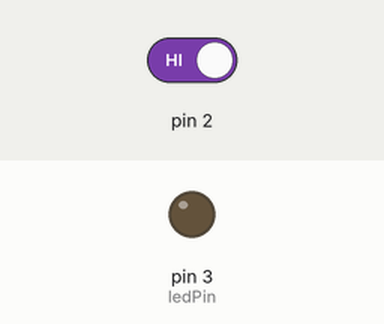
The sketch below on a simulated Arduino Uno, built with avr-gcc and run on an emulated ATmega328P. On the bench: output pins drawn as LEDs (lit = HIGH). The inputs (shaded band) are chosen by the test bench; at power-on: pin 2 HIGH.

Above: at 4.7 s.
4.8 s: pin 2 driven LOW
Timing chart, 0 to 7.8 s (numbered marks = the images above; inputs shaded):
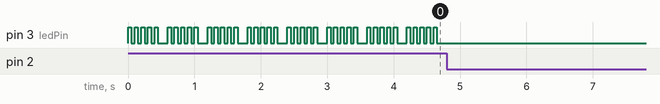

Measured:
- after the input at 4.8 s, pin 3 (ledPin): stops changing and stays LOW
- by itself, pin 3 (ledPin): repeats every 0.60 s: 4 × (LOW 0.05 s, HIGH 0.05 s), LOW 0.15 s, HIGH 0.05 s

The sketch:

sound.ino
```cpp
int ledPin = 3;
int inputPin = 0;
int val = 0;

volatile int blink_leds = 0;

void setup() {
  pinMode(ledPin, OUTPUT);

  attachInterrupt(inputPin, blink, FALLING);
}

void loop() {
int i =0;

if (blink_leds == i) {
  for (i=0;i<5;i++) {
    digitalWrite(ledPin, HIGH);
    delay(50);
    digitalWrite(ledPin, LOW);
    delay(50);
  }
  blink_leds =0;
}
delay(100);
}

void blink() {
  blink_leds = 1;
}
```
